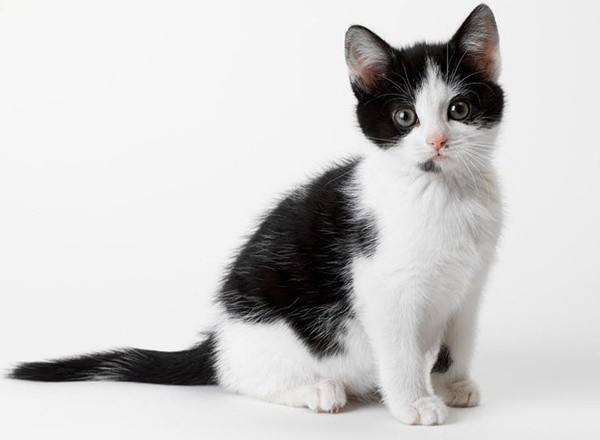
#> input picture Project 8 - Computer Vision/cat.jpg, 600 x 440 px
$ python test4.py
#> lines starting #> are read from the running program, lines starting #| are printed output that depends on the picture; after the words box and inside, x2 and y2 are one past the last pixel; in counts of white or black regions, pixels touching at a corner belong together
import cv2
import numpy as np

img = cv2.imread("cat.jpg", cv2.IMREAD_GRAYSCALE)
#> img: shape (440, 600); min 0, max 255, mean 205.2
v1 = cv2.Canny(img, 200, 300)
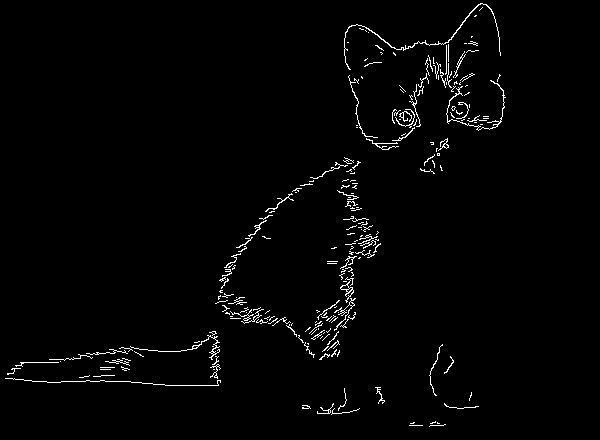
#> v1: shape (440, 600); 1.8% white in thin lines or dots, all inside (x1, y1, x2, y2) = (5, 3, 506, 427)
v2 = cv2.Canny(img, 50, 100)
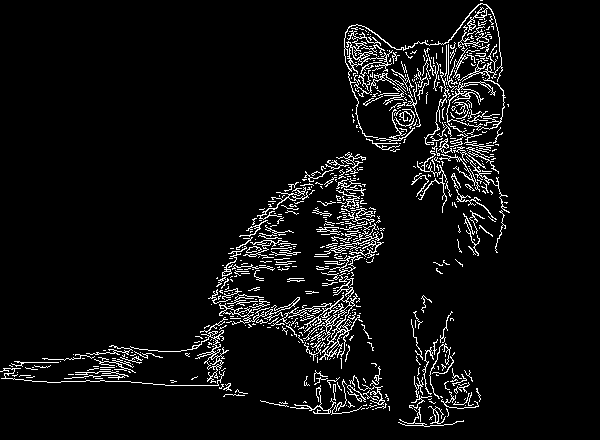
#> v2: shape (440, 600); 5.8% white in thin lines or dots, all inside (x1, y1, x2, y2) = (0, 0, 510, 427)
res = np.hstack((v1, v2))
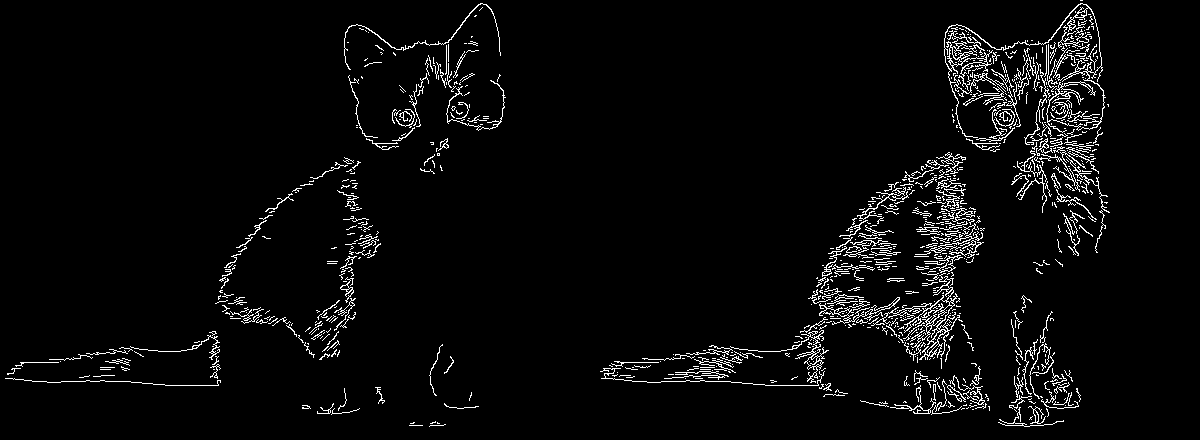
#> res: shape (440, 1200); 3.8% white in thin lines or dots, all inside (x1, y1, x2, y2) = (5, 0, 1110, 427)
cv2.imshow('result', res)
cv2.waitKey(0)
cv2.destroyAllWindows()

$ run again, with Project 8 - Computer Vision/harris.jpg copied over Project 8 - Computer Vision/cat.jpg
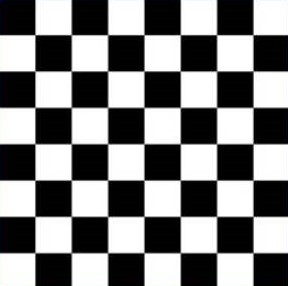
#> input picture Project 8 - Computer Vision/harris.jpg, 288 x 286 px
#> `v1 = cv2.Canny(img, 200, 300)`:
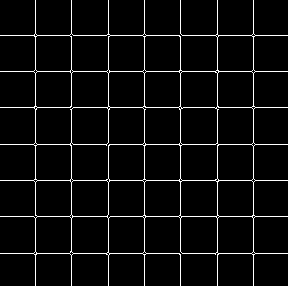
#> v1: shape (286, 288); 4.8% white in thin lines or dots
#> `res = np.hstack((v1, v2))`:
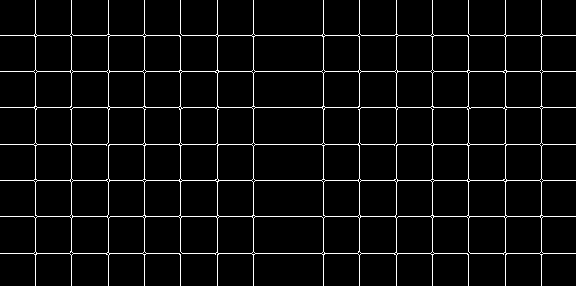
#> res: shape (286, 576); 4.8% white in thin lines or dots
